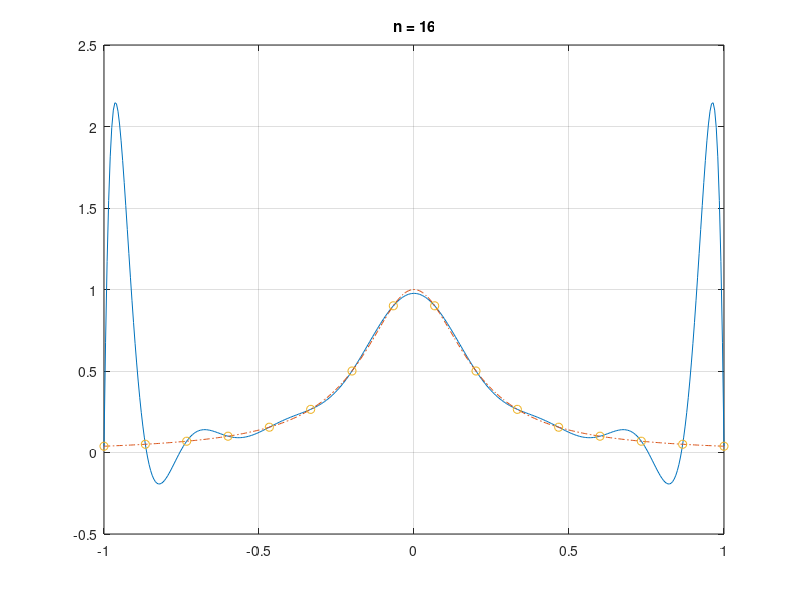

Here is the MATLAB script that generated this plot:
n = 16; % degree of polynomial is n-1
K = 400 % set range
t = linspace(-1, 1,n)'; % n vector
y = 1 ./ (1+ 25*t.^2); % n vector
A = fliplr(vander(t)); % we want the ones on the left side

x = A \ y; % solves Ax=b, returns coefficients of polynomial

tp = linspace(-1,1,K)'; % for precision
yf = 1 ./ (1+25*tp.^2);

intpol = x(1)*ones(K,1);
for i=1:n-1 % n-1 is the degree of the polynomial
    intpol = intpol + x(i+1)*tp.^i;
end;


plot(tp,intpol,'-',tp ,yf ,'-.', t,y ,'o');
title('n = 16');
grid on;